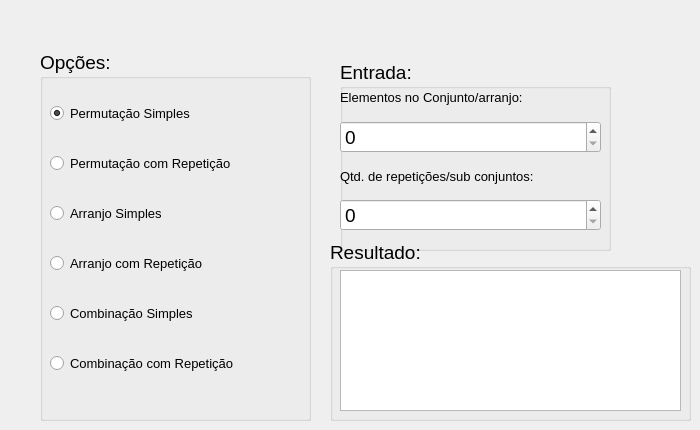
   <widget class="QWidget" name="tabCombinatoria">
    <attribute name="title">
     <string>Combinatória</string>
    </attribute>
    <widget class="QGroupBox" name="groupBox_4">
     <property name="geometry">
      <rect>
       <x>40</x>
       <y>50</y>
       <width>271</width>
       <height>371</height>
      </rect>
     </property>
     <property name="font">
      <font>
       <pointsize>14</pointsize>
      </font>
     </property>
     <property name="title">
      <string>Opções:</string>
     </property>
     <widget class="QWidget" name="verticalLayoutWidget_12">
      <property name="geometry">
       <rect>
        <x>10</x>
        <y>30</y>
        <width>251</width>
        <height>321</height>
       </rect>
      </property>
      <layout class="QVBoxLayout" name="verticalLayout_12">
       <item>
        <widget class="QRadioButton" name="RBPermutacaoSimples">
         <property name="font">
          <font>
           <pointsize>10</pointsize>
          </font>
         </property>
         <property name="text">
          <string>Permutação Simples</string>
         </property>
         <property name="checked">
          <bool>true</bool>
         </property>
        </widget>
       </item>
       <item>
        <widget class="QRadioButton" name="RBPermutacaoRepeticao">
         <property name="font">
          <font>
           <pointsize>10</pointsize>
          </font>
         </property>
         <property name="text">
          <string>Permutação com Repetição</string>
         </property>
        </widget>
       </item>
       <item>
        <widget class="QRadioButton" name="RBArranjoSimples">
         <property name="font">
          <font>
           <pointsize>10</pointsize>
          </font>
         </property>
         <property name="text">
          <string>Arranjo Simples</string>
         </property>
        </widget>
       </item>
       <item>
        <widget class="QRadioButton" name="RBArranjoRepeticao">
         <property name="font">
          <font>
           <pointsize>10</pointsize>
          </font>
         </property>
         <property name="text">
          <string>Arranjo com Repetição</string>
         </property>
        </widget>
       </item>
       <item>
        <widget class="QRadioButton" name="RBCombinacaoSimples">
         <property name="font">
          <font>
           <pointsize>10</pointsize>
          </font>
         </property>
         <property name="text">
          <string>Combinação Simples</string>
         </property>
        </widget>
       </item>
       <item>
        <widget class="QRadioButton" name="RBCombinacaoRepeticao">
         <property name="font">
          <font>
           <pointsize>10</pointsize>
          </font>
         </property>
         <property name="text">
          <string>Combinação com Repetição</string>
         </property>
        </widget>
       </item>
      </layout>
     </widget>
    </widget>
    <widget class="QGroupBox" name="groupBox_5">
     <property name="geometry">
      <rect>
       <x>340</x>
       <y>60</y>
       <width>271</width>
       <height>191</height>
      </rect>
     </property>
     <property name="font">
      <font>
       <pointsize>14</pointsize>
      </font>
     </property>
     <property name="title">
      <string>Entrada:</string>
     </property>
     <widget class="QWidget" name="verticalLayoutWidget_13">
      <property name="geometry">
       <rect>
        <x>0</x>
        <y>20</y>
        <width>261</width>
        <height>151</height>
       </rect>
      </property>
      <layout class="QVBoxLayout" name="verticalLayout_13">
       <item>
        <widget class="QLabel" name="label_12">
         <property name="font">
          <font>
           <pointsize>10</pointsize>
          </font>
         </property>
         <property name="text">
          <string>Elementos no Conjunto/arranjo:</string>
         </property>
        </widget>
       </item>
       <item>
        <widget class="QSpinBox" name="NCombinatoria">
         <property name="maximum">
          <number>99999</number>
         </property>
        </widget>
       </item>
       <item>
        <widget class="QLabel" name="label_13">
         <property name="font">
          <font>
           <pointsize>10</pointsize>
          </font>
         </property>
         <property name="text">
          <string>Qtd. de repetições/sub conjuntos:</string>
         </property>
        </widget>
       </item>
       <item>
        <widget class="QSpinBox" name="PCombinatoria">
         <property name="maximum">
          <number>99999</number>
         </property>
        </widget>
       </item>
      </layout>
     </widget>
    </widget>
    <widget class="QGroupBox" name="groupBox_6">
     <property name="geometry">
      <rect>
       <x>330</x>
       <y>240</y>
       <width>361</width>
       <height>181</height>
      </rect>
     </property>
     <property name="font">
      <font>
       <pointsize>14</pointsize>
      </font>
     </property>
     <property name="title">
      <string>Resultado:</string>
     </property>
     <widget class="QTextBrowser" name="textBrowser">
      <property name="geometry">
       <rect>
        <x>10</x>
        <y>30</y>
        <width>341</width>
        <height>141</height>
       </rect>
      </property>
     </widget>
    </widget>
   </widget>
